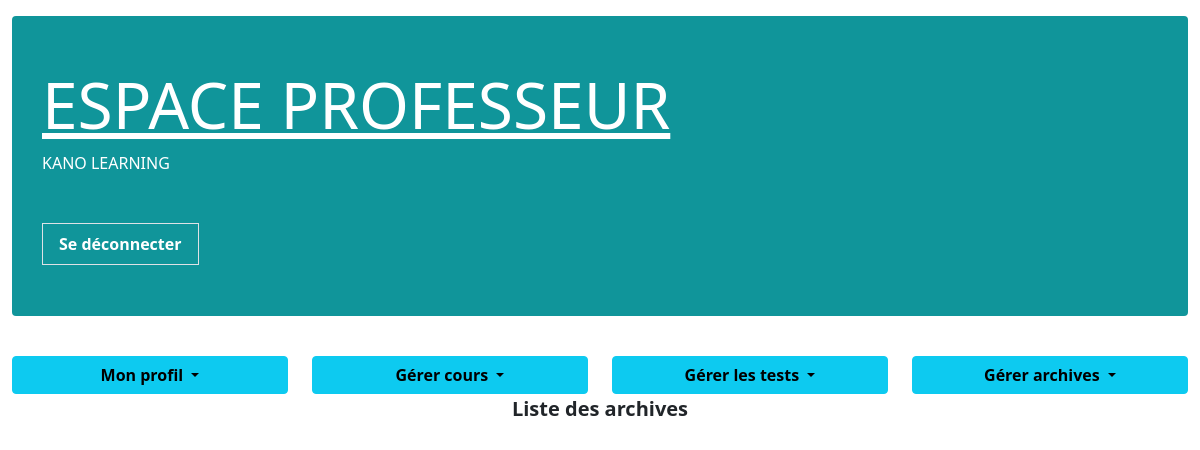
The app's page /archive/ (signed in), older data.
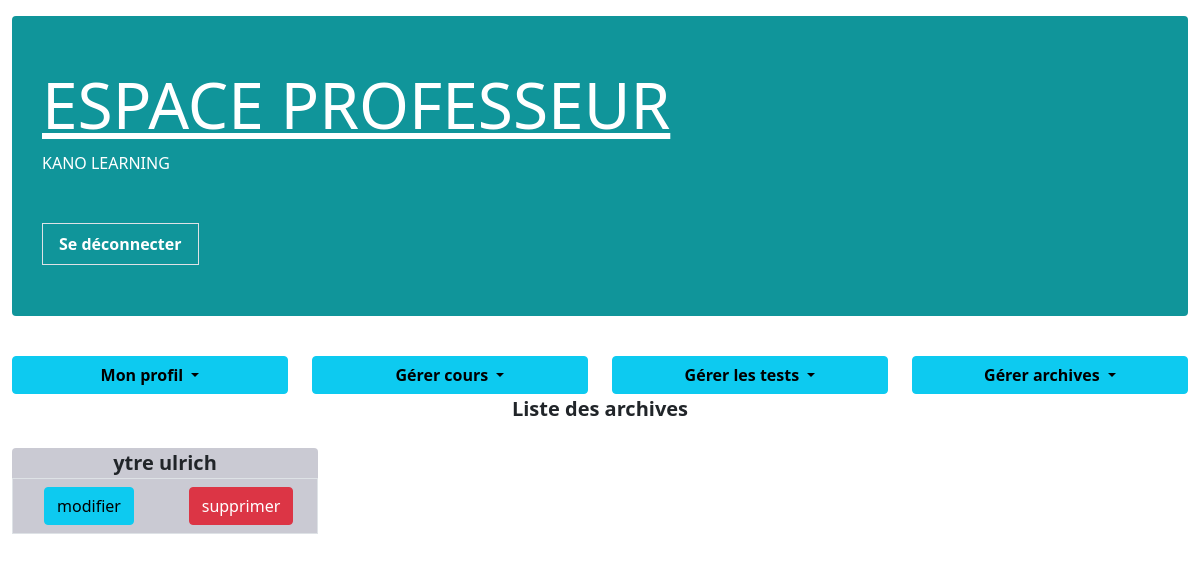
The same page, newer data.
### home/models.py (models this page shows)
class Archives(models.Model):
    nom_archive = models.CharField(max_length=100)
    fichier = models.FileField(upload_to='documents/', null=True, blank=True)

### home/views.py (the view)
# urls.py: path("archive/", views.voir_archive, name="archive"),
@login_required(login_url='/index_prof/')
def voir_archive(request):
    archive = Archives.objects.all()
    context = {"archive":archive}
    return render(request,'home/professeur/archives/archive.html',context)

### home/templates/home/professeur/archives/archive.html
{% extends 'home/professeur/prof_base.html' %}
{% block content %}
  <div class=" text-center fs-5 fw-bold">
    Liste des archives<div class="row">
      {% for archive in archive %}
        <div class="col-3 m-4 text-black rounded fs-5 fw-bold" style="background-color: rgb(202, 202, 211);">
          {{ archive.nom_archive }}<div class="row border border-top">
            <div class="col">
              <a href="" class="btn btn-info font-weight-semi-bold mt-2 border-right fs-6">modifier</a>
            </div>
            <div class="col">
              <a href="" class="btn btn-danger font-weight-semi-bold mt-2 border-right fs-6 mb-2">supprimer</a>
            </div>
          </div>
        </div>
      {% endfor %}
    </div>
{% endblock %}

Row changes from the older to the newer data that the page shows:
added Archives: nom_archive "ytre ulrich"
